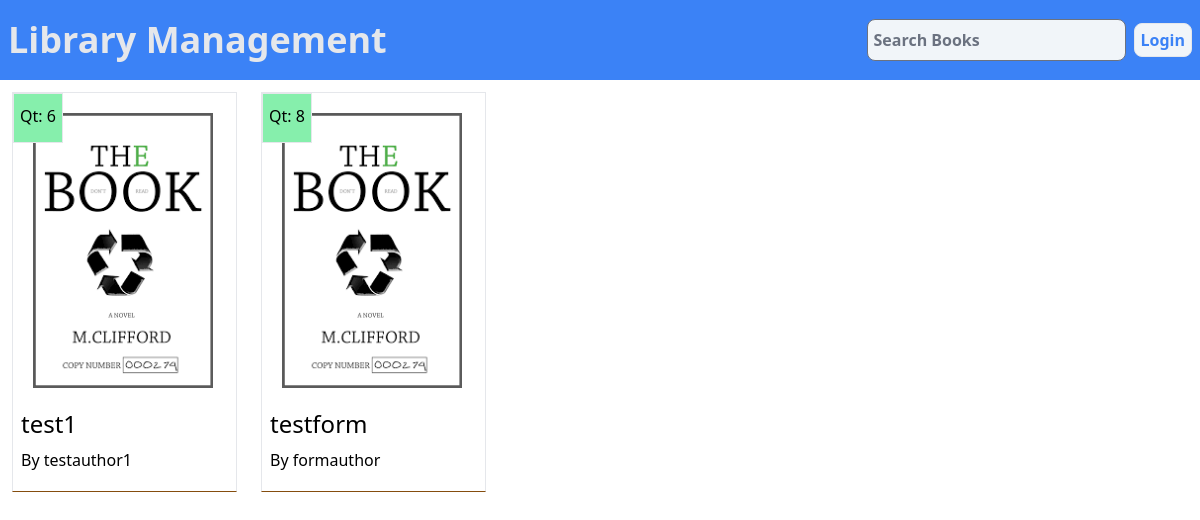
The page / on the database its author committed.
### libapp/models.py (models this page shows, shortened)
class Book(models.Model):
    book_name=models.CharField(max_length=200)
    author_name=models.CharField(max_length=200)
    book_img=models.ImageField(upload_to='photos/',default='')
    isbn_number=models.IntegerField()
    book_count=models.IntegerField()
    created_at=models.DateTimeField(auto_now_add=True)

### libapp/views.py (the view)
# urls.py: 2. Add a URL to urlpatterns:  path('', views.home, name='home')
def home(request):
    q=request.GET.get('q') if request.GET.get('q')!=None else ''
    books=Book.objects.filter(
        Q(book_name__icontains=q) |
        Q(author_name__icontains=q) |
        Q(isbn_number__icontains=q)
    )
    return render(request,'libapp/home1.html',context={
        'Books':books
    })

### libapp/templates/libapp/home1.html (shortened to what this page needs)
{% load static %}
{% load static tailwind_tags %}
<!DOCTYPE html>
<html lang="en">
<head>
    {% tailwind_css %}
</head>
<body>
    <nav class="flex bg-blue-500 py-3 w-full justify-between" >
        <a href="{% url 'home' %}" class="m-2 font-bold text-4xl text-gray-200 justify-start">Library Management</a>
        <div class="flex m-1 items-center justify-end">
            <form action="{% url 'home' %}" method="get" class="flex">
                <input type="text" placeholder="Search Books"
                class="mx-1 px-1.5 border rounded-lg bg-slate-100 font-semibold" name="q">
            </form>
            {% if request.user.is_authenticated %}
            <a href="addbook/"
            class="mx-1 py-1 px-1.5 border rounded-lg bg-slate-100 font-semibold text-blue-500 hover:bg-slate-200 hover:underline">Add Book</a>
            <a href="addreader/"
            class="mx-1 py-1 px-1.5 border rounded-lg bg-slate-100 font-semibold text-blue-500 hover:bg-slate-200 hover:underline">Add Reader</a>
            <a href="{% url 'reader' '1' %}"
            class="mx-1 py-1 px-1.5 border rounded-lg bg-slate-100 font-semibold text-blue-500 hover:bg-slate-200 hover:underline">
            Manage Readers</a>
            <a href="{% url 'logout' %}"
            class="mx-1 py-1 px-1.5 border rounded-lg bg-slate-100 font-semibold text-blue-500 hover:bg-slate-200 hover:underline">
            Logout</a>
            {% else %}
            <a href="{% url 'login' %}"
            class="mx-1 py-1 px-1.5 border rounded-lg bg-slate-100 font-semibold text-blue-500 hover:bg-slate-200 hover:underline">
            Login</a>
            {% endif %}
        </div>
    </nav>
    <main class="flex flex-wrap">
        {% for book in Books %}
        <div class="flex flex-col">
            <div class="m-3 flex flex-col w-[225px] h-[400px] border hover:bg-slate-100 border-b-yellow-800">
                <div class="fixed border w-[50px] h-[50px] bg-green-300">
                   <p class="flex justify-center mt-[10px]">Qt: {{book.book_count}}</p>
                </div>
                <img class="m-5 w-[180px] h[280] border]" src="../{{book.book_img.url}}" alt="">
                <p class="text-2xl px-2">{{book.book_name}}</p>
                <p class="p-2">By {{book.author_name}}</p>
            </div>
        </div>
        {% endfor %}
    </main>
</body>
</html>

### rows shown on the page
Book: book_count "6", book_img (picture), book_name "test1", author_name "testauthor1"
Book: book_count "8", book_img (picture), book_name "testform", author_name "formauthor"
